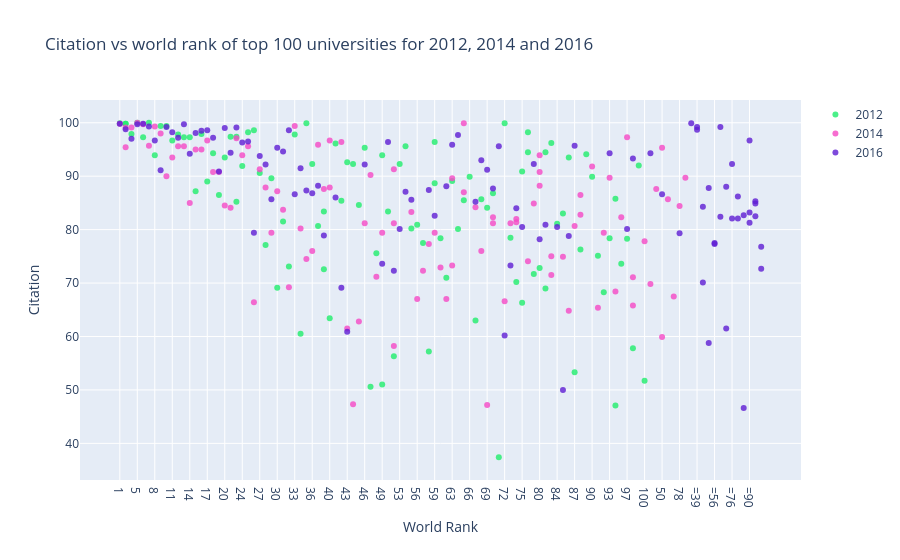

Notebook code cell kept with this figure:
### Markdown cell above
# Scatter plot with plotly `go.Scatter()`
Create a scatter plot for `citation` vs `world rank` of top 100 universities for 2012, 2014 and 2016 using plotly go object.

### Code cell
# Run configure_plotly_browser_state() if you are in Google colab
configure_plotly_browser_state()

df2012 = uni[uni.year == 2012].iloc[:100,:]
df2014 = uni[uni.year == 2014].iloc[:100,:]
df2016 = uni[uni.year == 2016].iloc[:100,:]

## Create trace1 (2012)
trace1 =go.Scatter(
                    x = df2012.world_rank,
                    y = df2012.citations,
                    mode = <type of plot attribute>,
                    name = <trace name>,
                    marker = dict(color = 'rgba(31, 237, 108, 0.8)'),
                    text= <hover over>,
                    )

## Create trace2 (2014)
trace2 =go.Scatter(
                    x = df2014.world_rank,
                    y = df2014.citations,
                    mode = "markers",
                    name = "2014",
                    marker = dict(color = 'rgba(245, 73, 197, 0.8)'),
                    text= df2014.university_name)

## Create trace3 (2016)
trace3 =go.Scatter(
                    x = df2016.world_rank,
                    y = df2016.citations,
                    mode = "markers",
                    name = "2016",
                    marker = dict(color = 'rgba(94, 29, 211, 0.8)'),
                    text= df2016.university_name)

### Combine all three traces
data = [trace1, trace2, trace3]

### Set-up dictionary for plot
layout = dict(title = 'Citation vs world rank of top 100 universities for 2012, 2014 and 2016',
              xaxis= dict(title= 'World Rank', ticklen=10, zeroline= False),
              yaxis= dict(title= 'Citation', ticklen= 5, zeroline= False)
             )

### Fig object and plot
fig = dict(data = data, layout = layout)
iplot(fig)

### Figure 1 — Plotly figure (JSON) as saved in the notebook; plotly's stock layout.template omitted (floating-point values rounded to 4 significant figures)
{"data": [{"marker": {"color": "rgba(31, 237, 108, 0.8)"}, "mode": "markers", "name": "2012", "text": ["California Institute of Technology", "Harvard University", "Stanford University", "University of Oxford", "Princeton University", "University of Cambridge", "Massachusetts Institute of Technology", "Imperial College London", "University of Chicago", "University of California, Berkeley", "Yale University", "Columbia University", "University of California, Los Angeles", "Johns Hopkins University", "ETH Zurich – Swiss Federal Institute of Technology Zurich", "University of Pennsylvania", "University College London", "University of Michigan", "University of Toronto", "Cornell University", "Carnegie Mellon University", "Duke University", "University of British Columbia", "Georgia Institute of Technology", "University of Washington", "Northwestern University", "University of Wisconsin-Madison", "McGill University", "University of Texas at Austin", "University of Tokyo", "University of Illinois at Urbana-Champaign", "Karolinska Institute", "University of California, San Diego", "University of Hong Kong", "University of California, Santa Barbara", "University of Edinburgh", "University of Melbourne", "Australian National University", "University of California, Davis", "National University of Singapore", "Washington University in St Louis", "University of Minnesota", "University of North Carolina at Chapel Hill", "New York University", "LMU Munich", "École Polytechnique Fédérale de Lausanne", "London School of Economics and Political Science", "University of Manchester", "Brown University", "Peking University", "Pennsylvania State University", "Kyoto University", "Pohang University of Science and Technology", "Boston University", "University of Southern California", "King’s College London", "Ohio State University", "University of Sydney", "University of Pittsburgh", "École Normale Supérieure", "University of Zurich", "Hong Kong University of Science and Technology", "École Polytechnique", "University of Massachusetts", "McMaster University", "University of Bristol", "KU Leuven", "Utrecht University", "University of Göttingen", "Vanderbilt University", "Tsinghua University", "Rice University", "Heidelberg University", "The University of Queensland", "Emory University", "Wageningen University and Research Center", "Tufts University", "University of Colorado Boulder", "Leiden University", "Lund University", "Rutgers, the State University of New Jersey", "University of Rochester", "Durham University", "Pierre and Marie Curie University", "University of St Andrews", "University of California, Irvine", "Uppsala University", "Technical University of Munich", "University of Notre Dame", "Dartmouth College", "University of Helsinki", "University of Amsterdam", "Case Western Reserve University", "Korea Advanced Institute of Science and Technology (KAIST)", "University of Maryland, College Park", "Michigan State University", "University of Arizona", "Purdue University", "University of Sussex", "University of Alberta"], "x": ["1", "2", "2", "4", "5", "6", "7", "8", "9", "10", "11", "12", "13", "14", "15", "16", "17", "18", "19", "20", "21", "22", "22", "24", "25", "26", "27", "28", "29", "30", "31", "32", "33", "34", "35", "36", "37", "38", "38", "40", "41", "42", "43", "44", "45", "46", "47", "48", "49", "49", "51", "52", "53", "54", "55", "56", "57", "58", "59", "59", "61", "62", "63", "64", "65", "66", "67", "68", "69", "70", "71", "72", "73", "74", "75", "75", "77", "77", "79", "80", "81", "81", "83", "84", "85", "86", "87", "88", "89", "90", "91", "92", "93", "94", "94", "96", "97", "98", "99", "100"], "y": [99.9, 99.8, 99.8, 97.9, 100, 97.3, 100, 93.9, 99.4, 99.4, 96.7, 97.8, 97.3, 97.3, 87.2, 97.9, 89, 94.3, 86.5, 93.5, 97.4, 97.4, 85.2, 91.9, 98.2, 98.6, 90.6, 77.1, 89.6, 69.1, 81.5, 73.1, 97.8, 60.5, 99.9, 92.3, 80.7, 72.6, 83.4, 63.4, 96.1, 85.4, 92.6, 92.3, 84.6, 95.3, 50.6, 75.6, 93.9, 51, 83.4, 56.3, 92.3, 95.6, 80.2, 80.9, 77.5, 57.2, 88.7, 96.4, 78.4, 71, 89.1, 80.1, 85.5, 89.9, 63, 85.7, 84.1, 86.8, 37.4, 99.9, 78.5, 70.2, 90.9, 66.3, 94.5, 98.2, 71.7, 72.8, 69, 94.5, 96.2, 81.1, 83, 93.5, 53.3, 76.3, 94.1, 89.9, 75.1, 68.3, 78.4, 47.1, 85.8, 73.6, 78.3, 57.8, 92, 51.7], "type": "scatter"}, {"marker": {"color": "rgba(245, 73, 197, 0.8)"}, "mode": "markers", "name": "2014", "text": ["California Institute of Technology", "Harvard University", "University of Oxford", "Stanford University", "Massachusetts Institute of Technology", "Princeton University", "University of Cambridge", "University of California, Berkeley", "University of Chicago", "Imperial College London", "Yale University", "University of California, Los Angeles", "Columbia University", "ETH Zurich – Swiss Federal Institute of Technology Zurich", "Johns Hopkins University", "University of Pennsylvania", "Duke University", "University of Michigan", "Cornell University", "University of Toronto", "University College London", "Northwestern University", "University of Tokyo", "Carnegie Mellon University", "University of Washington", "National University of Singapore", "University of Texas at Austin", "Georgia Institute of Technology", "University of Illinois at Urbana-Champaign", "University of Wisconsin-Madison", "University of British Columbia", "London School of Economics and Political Science", "University of California, Santa Barbara", "University of Melbourne", "McGill University", "Karolinska Institute", "École Polytechnique Fédérale de Lausanne", "King’s College London", "University of Edinburgh", "New York University", "University of California, San Diego", "Washington University in St Louis", "University of Hong Kong", "Seoul National University", "Peking University", "University of Minnesota", "University of North Carolina at Chapel Hill", "Australian National University", "Pennsylvania State University", "Boston University", "Tsinghua University", "Brown University", "Kyoto University", "University of California, Davis", "LMU Munich", "Korea Advanced Institute of Science and Technology (KAIST)", "Hong Kong University of Science and Technology", "University of Manchester", "Ohio State University", "Pohang University of Science and Technology", "KU Leuven", "Purdue University", "The University of Queensland", "University of Göttingen", "Rice University", "École Normale Supérieure", "Leiden University", "Heidelberg University", "Delft University of Technology", "University of Southern California", "École Polytechnique", "University of Sydney", "Erasmus University Rotterdam", "University of Basel", "Utrecht University", "Nanyang Technological University", "Wageningen University and Research Center", "University of Pittsburgh", "University of Bristol", "Durham University", "Emory University", "Tufts University", "Michigan State University", "University of Amsterdam", "Ghent University", "Free University of Berlin", "Technical University of Munich", "Case Western Reserve University", "Vanderbilt University", "University of Notre Dame", "Monash University", "McMaster University", "University of California, Irvine", "Humboldt University of Berlin", "University of Rochester", "Pierre and Marie Curie University", "University of Colorado Boulder", "Maastricht University", "University of Groningen", "University of Helsinki"], "x": ["1", "2", "2", "4", "5", "6", "7", "8", "9", "10", "11", "12", "13", "14", "15", "16", "17", "18", "19", "20", "21", "22", "23", "24", "25", "26", "27", "28", "29", "30", "31", "32", "33", "34", "35", "36", "37", "38", "39", "40", "40", "42", "43", "44", "45", "46", "47", "48", "49", "50", "50", "52", "52", "52", "55", "56", "57", "58", "59", "60", "61", "62", "63", "63", "65", "65", "67", "68", "69", "70", "70", "72", "73", "74", "74", "76", "77", "78", "79", "80", "80", "80", "83", "83", "85", "86", "87", "88", "88", "90", "91", "92", "93", "94", "95", "96", "97", "98", "98", "100"], "y": [99.8, 99.1, 95.4, 99.1, 100, 99.7, 95.7, 99.3, 98, 90, 93.5, 95.6, 95.6, 85, 95, 95, 96.7, 90.8, 90.8, 84.5, 84.1, 97.1, 69.8, 93.9, 95.6, 66.4, 91.3, 87.9, 79.4, 87.2, 83.7, 69.2, 99.4, 80.2, 74.5, 76, 95.9, 87.6, 87.6, 87.9, 96.7, 96.4, 61.5, 47.3, 62.8, 81.2, 90.2, 71.2, 79.4, 95.3, 59.9, 91.3, 58.2, 81.2, 83.3, 67, 72.3, 77.3, 79.4, 85.7, 72.9, 67, 73.3, 89.6, 99.9, 87, 84.2, 76, 47.2, 81.2, 82.3, 66.6, 81.2, 81.4, 82, 67.5, 74.1, 84.4, 84.9, 88.2, 90.8, 93.9, 71.5, 75, 74.9, 64.8, 80.7, 82.8, 86.5, 91.8, 65.4, 79.4, 89.7, 68.4, 89.7, 82.3, 97.3, 65.8, 71.1, 77.8], "type": "scatter"}, {"marker": {"color": "rgba(94, 29, 211, 0.8)"}, "mode": "markers", "name": "2016", "text": ["California Institute of Technology", "University of Oxford", "Stanford University", "University of Cambridge", "Massachusetts Institute of Technology", "Harvard University", "Princeton University", "Imperial College London", "ETH Zurich – Swiss Federal Institute of Technology Zurich", "University of Chicago", "Johns Hopkins University", "Yale University", "University of California, Berkeley", "University College London", "Columbia University", "University of California, Los Angeles", "University of Pennsylvania", "Cornell University", "University of Toronto", "Duke University", "University of Michigan", "Carnegie Mellon University", "London School of Economics and Political Science", "University of Edinburgh", "Northwestern University", "National University of Singapore", "King’s College London", "Karolinska Institute", "LMU Munich", "New York University", "École Polytechnique Fédérale de Lausanne", "University of Washington", "University of Melbourne", "University of British Columbia", "KU Leuven", "University of Illinois at Urbana-Champaign", "Heidelberg University", "McGill University", "University of California, San Diego", "University of California, Santa Barbara", "Georgia Institute of Technology", "Peking University", "University of Tokyo", "University of California, Davis", "University of Hong Kong", "University of Texas at Austin", "Tsinghua University", "Wageningen University and Research Center", "Humboldt University of Berlin", "University of Wisconsin-Madison", "Brown University", "Australian National University", "Technical University of Munich", "École Normale Supérieure", "Nanyang Technological University", "University of Manchester", "University of Sydney", "University of Amsterdam", "Hong Kong University of Science and Technology", "The University of Queensland", "Washington University in St Louis", "Utrecht University", "University of North Carolina at Chapel Hill", "Boston University", "Delft University of Technology", "University of Minnesota", "Leiden University", "University of Southern California", "University of Bristol", "Durham University", "Erasmus University Rotterdam", "Free University of Berlin", "Monash University", "University of Groningen", "Pennsylvania State University", "University of Glasgow", "University of Helsinki", "University of Tübingen", "University of Pittsburgh", "University of Warwick", "Uppsala University", "University of Copenhagen", "University of New South Wales", "University of Freiburg", "Seoul National University", "University of St Andrews", "Vanderbilt University", "Kyoto University", "Maastricht University", "Emory University", "Lund University", "Ohio State University", "University of Exeter", "University of Bonn", "Georgetown University", "McMaster University", "University of Sheffield", "Queen Mary University of London", "University of Göttingen", "Michigan State University"], "x": ["1", "2", "3", "4", "5", "6", "7", "8", "9", "10", "11", "12", "13", "14", "15", "16", "17", "18", "19", "20", "21", "22", "23", "24", "25", "26", "27", "28", "29", "30", "31", "32", "33", "34", "35", "36", "37", "38", "=39", "=39", "41", "42", "43", "=44", "=44", "46", "=47", "=47", "49", "50", "51", "52", "53", "54", "55", "=56", "=56", "58", "59", "=60", "=60", "62", "63", "64", "=65", "=65", "67", "68", "69", "70", "71", "72", "73", "74", "75", "=76", "=76", "78", "79", "80", "81", "=82", "=82", "84", "85", "86", "87", "=88", "=88", "=90", "=90", "=90", "93", "=94", "=94", "=94", "97", "98", "=99", "=99"], "y": [99.8, 98.8, 99.9, 97, 99.7, 99.8, 99.3, 96.7, 91.1, 99.2, 98.2, 97.2, 99.7, 94.2, 98.1, 98.5, 98.6, 97.2, 90.9, 99, 94.4, 99.1, 94.3, 96.3, 96.5, 79.4, 93.8, 92.2, 85.7, 95.3, 94.6, 98.6, 86.6, 91.5, 87.3, 86.8, 88.2, 78.9, 98.7, 99.2, 86, 69.1, 60.9, 84.3, 70.1, 92.2, 58.8, 87.8, 73.6, 86.6, 96.4, 72.3, 80.1, 87.1, 85.6, 77.3, 77.5, 87.4, 82.6, 82.4, 99.2, 88.1, 95.9, 97.7, 61.5, 88, 85.2, 93, 91.2, 87.7, 95.6, 60.2, 73.3, 84, 80.5, 92.3, 82.1, 79.3, 92.3, 78.2, 80.9, 86.2, 82.1, 80.5, 50, 78.8, 95.7, 46.6, 82.7, 96.7, 81.3, 83.2, 94.3, 85.3, 82.5, 84.9, 80.1, 93.3, 72.7, 76.8], "type": "scatter"}], "layout": {"title": {"text": "Citation vs world rank of top 100 universities for 2012, 2014 and 2016"}, "xaxis": {"ticklen": 10, "title": {"text": "World Rank"}, "zeroline": false}, "yaxis": {"ticklen": 5, "title": {"text": "Citation"}, "zeroline": false}}}
